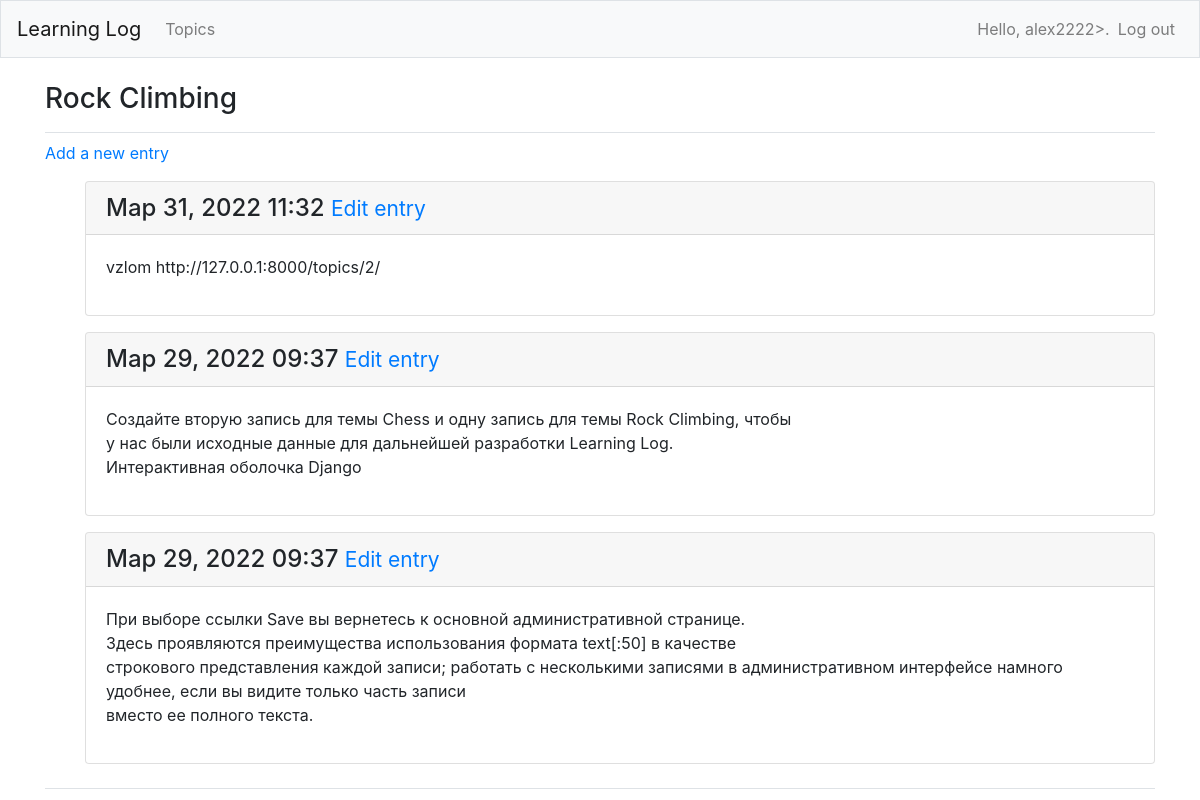
/topics/2/ (signed in), run on the app's committed database.
### learning_logs/models.py (models this page shows, shortened)
class Topic (models.Model):
    text = models.CharField(max_length=200)
    date_added = models.DateTimeField(auto_now_add=True)
    owner = models.ForeignKey(User, on_delete=models.CASCADE)
    def __str__(self):
        return self.text

class Entry (models.Model):
    topic = models.ForeignKey(Topic, on_delete=models.CASCADE)
    text = models.TextField()
    date_added = models.DateTimeField(auto_now_add=True)
    class Meta:
        verbose_name_plural = 'entries'

### learning_logs/views.py (the view)
# urls.py: path('topics/<int:topic_id>/', views.topic, name='topic'),
@login_required
def topic(request, topic_id):
    topic = Topic.objects.get(id=topic_id)
    if topic.owner != request.user:
        raise Http404
    entries = topic.entry_set.order_by('-date_added')
    context = {'topic': topic, 'entries': entries}
    return render(request, 'learning_logs/topic.html', context)

### learning_logs/templates/learning_logs/topic.html
{% extends "learning_logs/base.html" %}
{% block page_header %}
  <h3>{{ topic }}</h3>
{% endblock page_header %}
  {% block content %}
    <p>
      <a href="{% url 'learning_logs:new_entry' topic.id %}"> Add a new entry </a>
    </p>
    <ul>
      {% for entry in entries %}
        <div class="card mb-3">
          <h4 class="card-header">
            {{ entry.date_added|date:'M d, Y H:i' }}
            <small>
              <a href="{% url 'learning_logs:edit_entry' entry.id %}"> Edit entry </a>
            </small>
          </h4>
          <div class="card-body">
            {{ entry.text|linebreaks }}
          </div>
        </div>
      {% empty %}
        <p> There are no entries for this topic yet. </p>
      {% endfor %}
    </ul>
  {% endblock content %}

### learning_logs/templates/learning_logs/base.html (shortened to what this page needs)
{% load bootstrap4 %}
<!doctype html>
<html lang="en">
<head>
  {% bootstrap_css %}
</head>
<body>
  <nav class="navbar navbar-expand-md navbar-light bg-light mb-4 border">
    <a class="navbar-brand" href="{% url 'learning_logs:index'%}"> Learning Log </a>
    <div class="collapse navbar-collapse" id="navbarCollapse">
      <ul class="navbar-nav mr-auto">
        <li class="nav-item">
          <a class="nav-link" href="{% url 'learning_logs:topics'%}">Topics </a>
        </li>
      </ul>
      <ul class="navbar-nav ml-auto">
        {% if user.is_authenticated %}
          <li class="nav-item">
            <span class="navbar-text">Hello, {{ user.username }}>.</span>
          </li>
          <li class="nav-item">
            <a class="nav-link" href="{% url 'users:logout' %}">Log out</a>
          </li>
        {% endif %}
      </ul>
    </div>
  </nav>
  <main role="main" class="container" >
    <div class="pb-2 mb-2 border-bottom" >
      {% block page_header %}{% endblock page_header %}
    </div>
    <div class="pb-2 mb-2 border-bottom" >
      {% block content %}{% endblock content %}
    </div>
  </main>
</body>
</html>

### data on the page
Topic: text "Rock Climbing"
Entry: date_added "Мар 31, 2022 11:32", text "vzlom http://127.0.0.1:8000/topics/2/"
Entry: date_added "Мар 29, 2022 09:37", text "Создайте вторую запись для темы Chess и одну запись для темы Rock Climbing, чтобы у нас были исходные данные для дальнейшей разработки Learning Log. Интерактивная оболочка Django"
Entry: date_added "Мар 29, 2022 09:37", text "При выборе ссылки Save вы вернетесь к основной административной странице. Здесь проявляются преимущества использования формата text[:50] в качестве строкового представления каждой записи; работать с несколькими записями в административном интерфейсе намного удобнее, если вы видите только часть записи вместо ее полного текста."

### other printed values
{{ user.username }} "alex2222"
